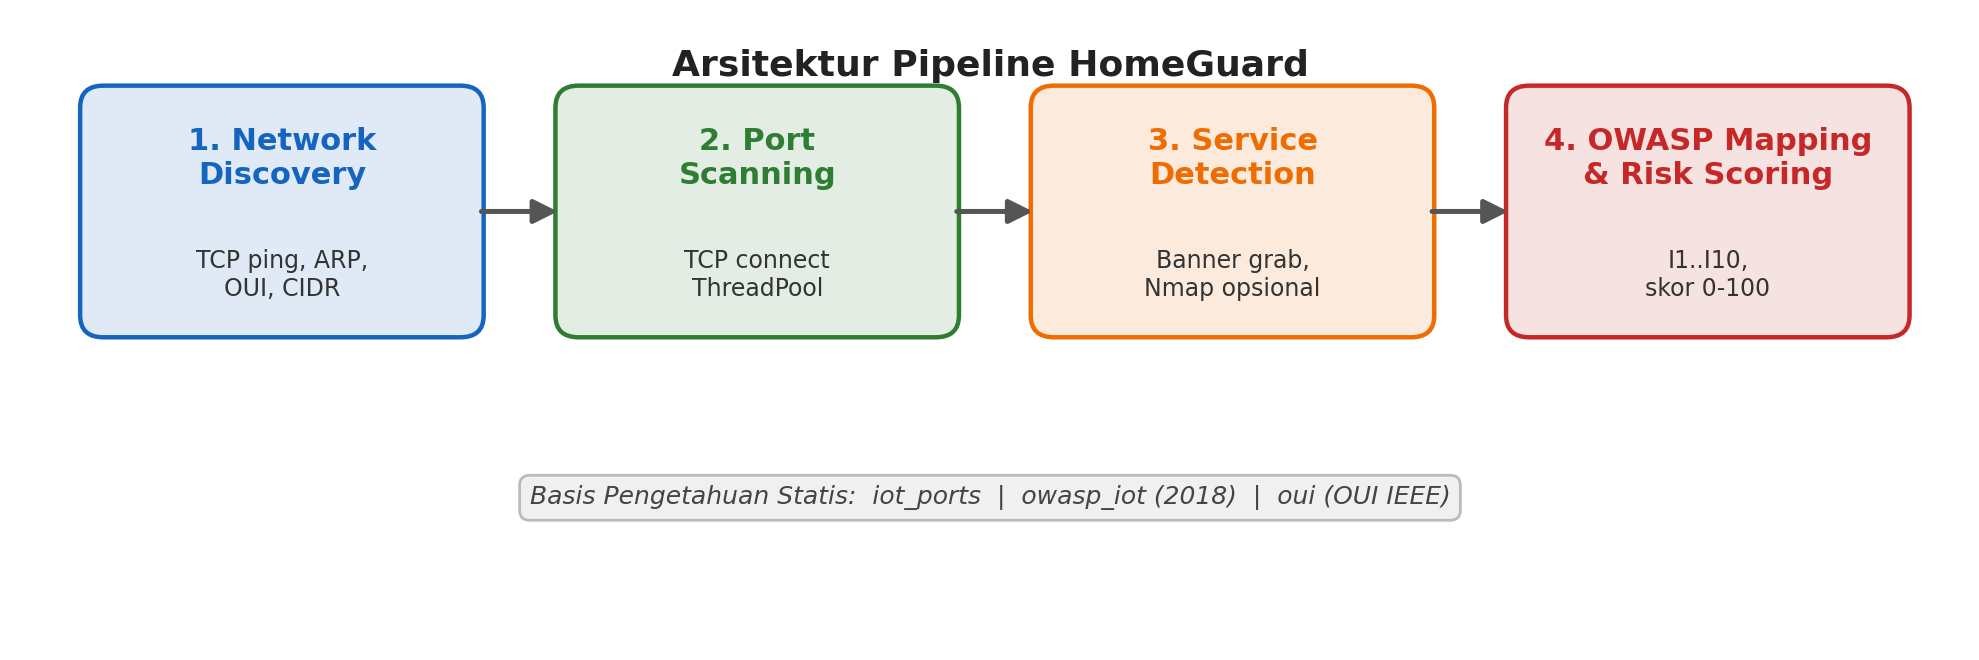

This figure's Python source:
"""Pembangkit diagram arsitektur pipeline HomeGuard (Gambar 1 pada paper).

Menghasilkan berkas ``diagram_pipeline.png`` berisi empat modul berurutan
beserta basis pengetahuan statis. Jalankan:

    python paper/diagram_pipeline.py
"""

import matplotlib
matplotlib.use("Agg")
import matplotlib.pyplot as plt
from matplotlib.patches import FancyBboxPatch, FancyArrowPatch

# Definisi modul pipeline: (judul, subjudul, warna).
MODUL = [
    ("1. Network\nDiscovery", "TCP ping, ARP,\nOUI, CIDR", "#1565c0"),
    ("2. Port\nScanning", "TCP connect\nThreadPool", "#2e7d32"),
    ("3. Service\nDetection", "Banner grab,\nNmap opsional", "#ef6c00"),
    ("4. OWASP Mapping\n& Risk Scoring", "I1..I10,\nskor 0-100", "#c62828"),
]

fig, ax = plt.subplots(figsize=(10, 3.4))
ax.set_xlim(0, 10)
ax.set_ylim(0, 3.4)
ax.axis("off")

lebar, tinggi = 2.0, 1.3
y = 1.7
x_kotak = []
for i, (judul, sub, warna) in enumerate(MODUL):
    x = 0.35 + i * 2.45
    x_kotak.append((x, x + lebar))
    kotak = FancyBboxPatch(
        (x, y), lebar, tinggi,
        boxstyle="round,pad=0.04,rounding_size=0.12",
        linewidth=1.6, edgecolor=warna, facecolor=warna + "22",
    )
    ax.add_patch(kotak)
    ax.text(x + lebar / 2, y + tinggi - 0.36, judul, ha="center",
            va="center", fontsize=11, fontweight="bold", color=warna)
    ax.text(x + lebar / 2, y + 0.30, sub, ha="center", va="center",
            fontsize=8.5, color="#333333")

# Panah antar modul.
for i in range(len(MODUL) - 1):
    panah = FancyArrowPatch(
        (x_kotak[i][1], y + tinggi / 2),
        (x_kotak[i + 1][0], y + tinggi / 2),
        arrowstyle="-|>", mutation_scale=18, linewidth=1.8, color="#555555",
    )
    ax.add_patch(panah)

# Basis pengetahuan statis di bawah.
ax.text(5.0, 0.78, "Basis Pengetahuan Statis:  "
        "iot_ports  |  owasp_iot (2018)  |  oui (OUI IEEE)",
        ha="center", va="center", fontsize=9, style="italic",
        color="#444444",
        bbox=dict(boxstyle="round,pad=0.4", facecolor="#f0f0f0",
                  edgecolor="#bbbbbb"))

ax.text(5.0, 3.15, "Arsitektur Pipeline HomeGuard", ha="center",
        va="center", fontsize=13, fontweight="bold", color="#222222")

plt.tight_layout()
out = __file__.rsplit("/", 1)[0] + "/diagram_pipeline.png"
fig.savefig(out, dpi=200, bbox_inches="tight")
print("Diagram tersimpan:", out)
